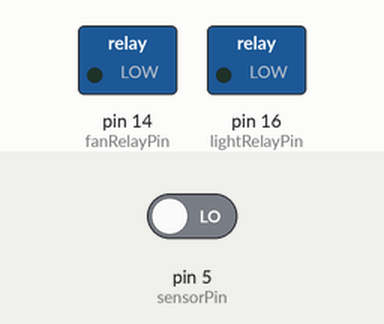
A sketch run on a simulated Arduino Uno, built with avr-gcc and run on an emulated ATmega328P. Parts: switched loads named in the sketch (green lamp = pin HIGH). Inputs (shaded band) come from the test bench; at power-on: pin 5 (sensorPin) LOW.

Above: at 1.2 s.
1.3 s: pin 5 (sensorPin) driven HIGH
At 1.9 s:
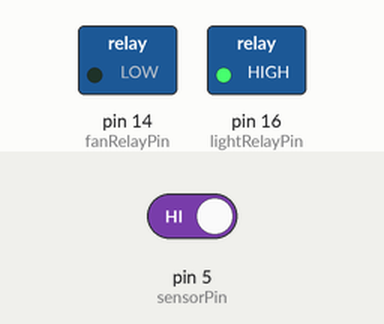
At 16.2 s:
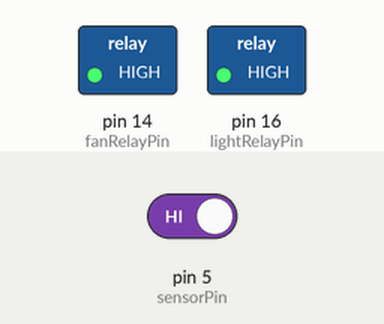
Timing chart, 0 to 16.8 s (numbered marks = the images above; inputs shaded):
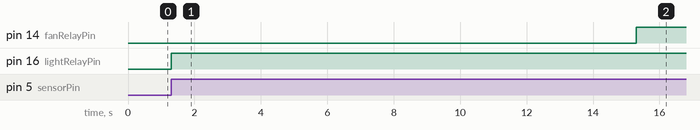

The sketch:

BathRoomController.ino
```cpp
const byte lightRelayPin = 16;
const byte fanRelayPin = 14;
const byte sensorPin = 5;

bool sensorStat = false;
bool lightStat = false;
bool fanStat = false;

byte fanDelay = 0;
byte fanDelaySet = 15;
byte lightCounterSet = 60;
byte fanCounterSet = 90;

uint16_t lightCounter;
uint16_t fanCounter;

unsigned long lightTimer = 0;
unsigned long fanTimer = 0;
unsigned long sensorTimer = 0;

uint16_t lightInterval = 1000;
uint16_t fanInterval = 1000;
uint16_t sensorInterval = 100;


void getSensorStat() {
  if (millis() - sensorTimer >= sensorInterval) {
    sensorTimer = millis();
    sensorStat = digitalRead(sensorPin);
    if (sensorStat) {
      lightStat = true;
      fanStat = true;
      lightCounter = lightCounterSet;
      fanCounter = fanCounterSet;
    }
  }
}
void lightController() {
  if (lightStat) {
    if (millis() - lightTimer >= lightInterval) {
      lightTimer = millis();
      // printf("lightTimer : %d Sec fanTimer : %d Sec\n", lightCounter, fanCounter);
      lightCounter--;
      digitalWrite(lightRelayPin, HIGH);
    }
    if (lightCounter <= 0) {
      lightStat = false;
      digitalWrite(lightRelayPin, LOW);
    }
  }
}

void fanController() {

  if (fanStat) {
    if (millis() - fanTimer >= fanInterval) {
      fanTimer = millis();
      printf("lightTimer : %d Sec fanTimer : %d Sec\n", lightCounter, fanCounter);
      fanCounter--;
      fanDelay++;
      if (fanDelay >= fanDelaySet) {
        digitalWrite(fanRelayPin, HIGH);
      }
    }
    if (fanCounter <= 0) {
      fanStat = false;
      fanDelay = 0;
      digitalWrite(fanRelayPin, LOW);
    }
  }
}


void setup() {
  Serial.begin(115200);
  pinMode(sensorPin, INPUT);
  pinMode(lightRelayPin, OUTPUT);
  pinMode(fanRelayPin, OUTPUT);

  digitalWrite(lightRelayPin, LOW);
  digitalWrite(fanRelayPin, LOW);
}
void loop() {
  getSensorStat();
  lightController();
  fanController();
}
```

Measured:
- after the input at 1.3 s, pin 14 (fanRelayPin): LOW → HIGH after 14.0 s; pin 16 (lightRelayPin): LOW → HIGH at once
